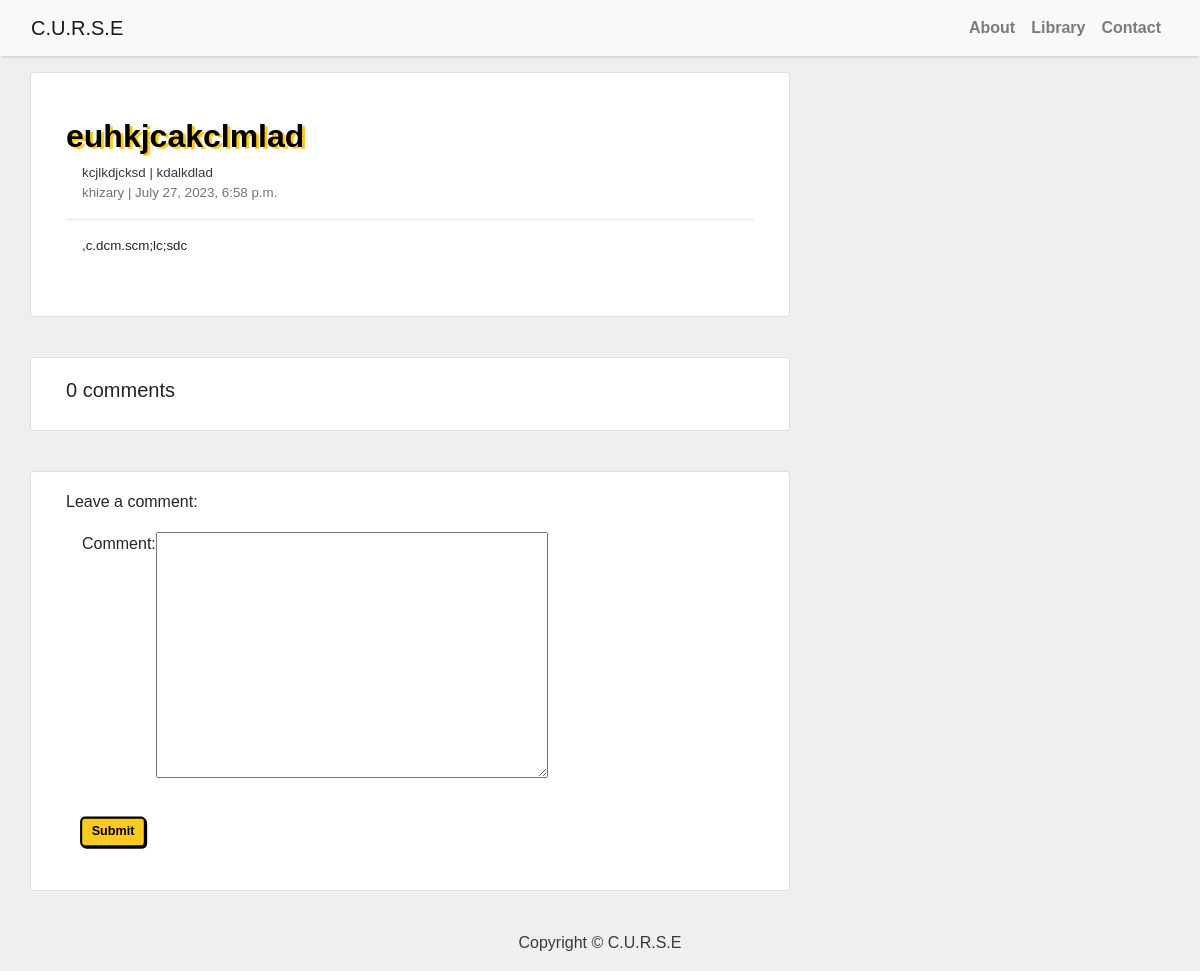
The page /djangodbmodelsfieldscharfield/ (signed in) on the database its author committed.
### ResourceLibrary/models.py (models this page shows, shortened)
class Entry(models.Model):
    name = models.CharField(max_length=200, unique=True)
    author = models.ForeignKey(User, on_delete= models.SET("Deleted User"),related_name='resource_entries')
    description = models.TextField()
    slug = models.SlugField(max_length=200, unique=True)
    created_on = models.DateTimeField(auto_now_add=True)
    restype = models.IntegerField(choices=RESTYPE, default=0)
    subject = models.ForeignKey(Subject, on_delete=models.PROTECT)
    level = models.ForeignKey(Level, on_delete=models.PROTECT)
    resourcelink = models.URLField(("ResourceURLs"), max_length=500, null=True,blank=True)
    embedlink = models.URLField(("VideoURLs"), max_length=500, null=True, blank=True)
    affiliateflag = models.BooleanField(("Paid Promotion"),default=False)
    class Meta:
        ordering = ['-created_on']

class Subject(models.Model):
    name = models.CharField(max_length =20)
    def __str__(self):
        return self.name

class Level(models.Model):
    name = models.CharField(max_length =20)
    def __str__(self):
        return self.name

### ResourceLibrary/views.py (the view)
# urls.py: path('<slug:slug>/', views.entry_detail, name='entry_detail'),
@login_required
def entry_detail(request, slug):
    template_name = 'entry_detail.html'
    entry = get_object_or_404(Entry, slug=slug)
    comments = entry.comments.filter(active=True)
    new_comment = None
    if request.method == 'POST':
        comment_form = CommentForm(data=request.POST)
        if comment_form.is_valid():
            new_comment = comment_form.save(commit=False)
            new_comment.entry = entry
            new_comment.name = request.user
            new_comment.email = request.user.email
            new_comment.save()
    else:
        comment_form = CommentForm()
    return render(request, template_name, {'entry': entry,
                                           'comments': comments,
                                           'new_comment': new_comment,
                                           'comment_form': comment_form})

### ResourceLibrary/forms.py
class CommentForm(forms.ModelForm):
    class Meta:
        model = Comment
        fields = ('body',)
        labels = {
            'body': 'Comment:',
        }

### templates/entry_detail.html (shortened to what this page needs)
{% extends 'base.html' %}
{% block content %}
{% load filters %}
<div class="container">
  <div class="row">
    <div class="col-md-8 card mb-4  mt-3 left  top">
      <div class="card-body">
        <br>
        <h2 class="coolhead">{% block title %} {{ entry.name }} {% endblock title %}</h2>
        <p class="deet-text text-dark mb-0">{{ entry.subject }} | {{ entry.level}} </p>
        <p class="deet-text text-muted mb-0">{{ entry.author }} | {{ entry.created_on }}</p>
        <hr>
        <p class="deet-text">{{ entry.description | safe }}</p>
        <br>
      </div>
    </div>
    <div class="col-md-8 card mb-4  mt-3 ">
      <div class="card-body">
        <h5>{{ comments.count }} comments</h5>
      </div>
    </div>
    <div class="col-md-8 card mb-4  mt-3 ">
      <div class="card-body">
        {% if new_comment %}
        <div class="alert alert-success" role="alert">
          Your comment is awaiting moderation.
        </div>
        {% else %}
        <h6>Leave a comment: </h6>
        <form method="post" style="margin-top: 1.3em;">
          {{ comment_form.as_p }}
          <button type="submit" class="button" style="scale: 0.7;">Submit</button>
        </form>
        {% endif %}
      </div>
    </div>
  </div>
</div>
{% endblock content %}

### templates/base.html (style rules this page uses)
body { font-family: 'mononoki', sans-serif; font-size: 16px; background-color: #EFEFEF; }
body p { display: flex; padding: 0 1rem; }
.deet-text { font-size: smaller; width: fit-content; }
.coolhead { color: black; font-weight: bolder; text-shadow: 3px 2px 1px #FBCA1F; }
.button { background: #FBCA1F; font-family: inherit; padding: 0.3em 0.75em; margin: 1rem 0; font-weight: 900; font-size: 18px; color: black; border: 3px solid black; border-radius: 0.4em; box-shadow: 0.1em 0.1em; }

### rows shown on the page
Entry: name "euhkjcakclmlad", subject "kcjlkdjcksd", level "kdalkdlad", author "khizary", created_on "July 27, 2023, 6:58 p.m.", description ",c.dcm.scm;lc;sdc"

### other values the page prints
{{ comments.count }} "0"
